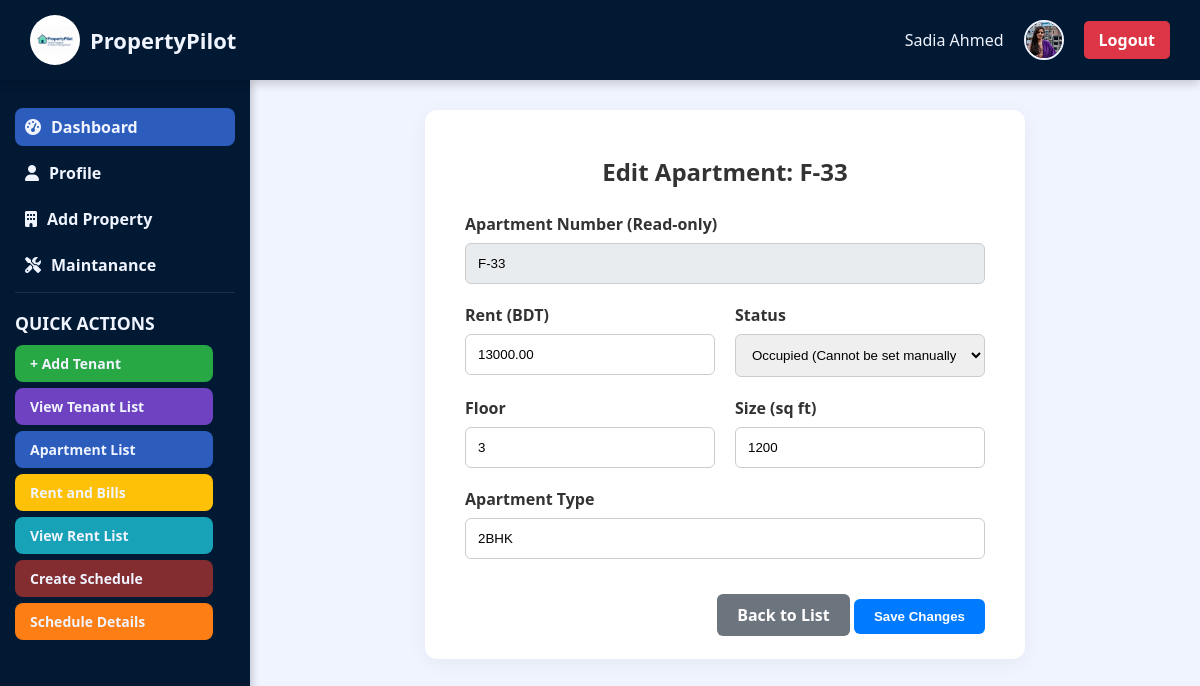
/editApartment.php?id=8 (signed in), run on the app's committed database.
### tables this page shows
CREATE TABLE `properties` (
  `property_id` int(11) NOT NULL,
  `landlord_id` int(11) NOT NULL,
  `apartment_no` varchar(50) NOT NULL,
  `apartment_rent` decimal(10,2) NOT NULL,
  `apartment_status` enum('Vacant','Occupied') NOT NULL,
  `floor_no` int(50) DEFAULT NULL,
  `apartment_type` varchar(70) DEFAULT NULL,
  `apartment_size` int(60) DEFAULT NULL
);

### editApartment.php (the view, shortened to what this page needs)
<?php
$landlord_id = $_SESSION['landlord_id'];
$fullName = $_SESSION['fullName'] ?? 'Landlord';
$profilePhoto = $_SESSION['profilePhoto'] ?? "default-avatar.png";
$host = "localhost";
$username = "root";
$password = "";
$database = "property";
$conn = new mysqli($host, $username, $password, $database);
$property_id = intval($_GET['id']);
$stmt = $conn->prepare("SELECT * FROM properties WHERE property_id = ? AND landlord_id = ?");
$stmt->bind_param("ii", $property_id, $landlord_id);
$stmt->execute();
$result = $stmt->get_result();
$apartment = $result->fetch_assoc();
?>
<!DOCTYPE html>
<html>
<head>
    <link rel="stylesheet" href="https://cdnjs.cloudflare.com/ajax/libs/font-awesome/6.4.0/css/all.min.css">
</head>
<body>
<header class="main-top-navbar">
    <div class="brand"><img src="image/logo.png" alt="Logo"/> PropertyPilot</div>
    <div class="top-right-user-info">
        <span><?php echo htmlspecialchars($fullName); ?></span>
        <img class="user-photo" src="<?php echo htmlspecialchars($profilePhoto); ?>" alt="Photo">
        <a href="logout.php" class="logout-btn">Logout</a>
    </div>
</header>
<div class="dashboard-content-wrapper">
    <nav class="vertical-sidebar">
        <div class="nav-links">
                <a href="landlord_dashboard.php" class="active"><i class="fas fa-tachometer-alt"></i> Dashboard</a>
                <a href="profile.php"><i class="fas fa-user"></i> Profile</a>
                <a href="propertyInfo.php"><i class="fas fa-building"></i> Add Property</a>
                 <a href="maintanance.php"><i class="fas fa-tools"></i> Maintanance</a>
            </div>
        <div class="action-buttons">
            <h3>Quick Actions</h3>
            <a href="add_tenant.php" class="action-link link-add-tenant">+ Add Tenant</a>
            <a href="tenant_List.php" class="action-link link-view-tenants">View Tenant List</a>
            <a href="apartmentList.php" class="action-link link-apartment-list active">Apartment List</a>
            <a href="RentAndBillForm.php" class="action-link link-rent-bills">Rent and Bills</a>
            <a href="Rent_list.php" class="action-link link-rent-list">View Rent List</a>
            <a href="Schedule_create.php" class="action-link link-schedule-create">Create Schedule</a>
            <a href="scheduleInfo.php" class="action-link link-schedule-details">Schedule Details</a>
        </div>
    </nav>
    <main>
        <div class="form-container">
            <h2>Edit Apartment: <?php echo htmlspecialchars($apartment['apartment_no']); ?></h2>
            <form method="POST" action="editApartment.php?id=<?php echo $property_id; ?>">
                <div class="form-field full-width">
                    <label for="apartment_no">Apartment Number (Read-only)</label>
                    <input type="text" id="apartment_no" name="apartment_no" value="<?php echo htmlspecialchars($apartment['apartment_no']); ?>" readonly>
                </div>
                <div class="form-field">
                    <label for="apartment_rent">Rent (BDT)</label>
                    <input type="number" step="0.01" id="apartment_rent" name="apartment_rent" value="<?php echo htmlspecialchars($apartment['apartment_rent']); ?>" required>
                </div>
                <div class="form-field">
                    <label for="apartment_status">Status</label>
                    <select id="apartment_status" name="apartment_status" required>
                        <option value="Occupied"
                            <?php if ($apartment['apartment_status'] === 'Occupied') echo 'selected'; ?>
                            <?php if ($apartment['apartment_status'] === 'Vacant') echo 'disabled style="color: #999;"'; ?>>
                            Occupied (Cannot be set manually)
                        </option>
                    </select>
                </div>
                <div class="form-field">
                    <label for="floor_no">Floor</label>
                    <input type="number" id="floor_no" name="floor_no" value="<?php echo htmlspecialchars($apartment['floor_no']); ?>">
                </div>
                <div class="form-field">
                    <label for="apartment_size">Size (sq ft)</label>
                    <input type="number" id="apartment_size" name="apartment_size" value="<?php echo htmlspecialchars($apartment['apartment_size']); ?>">
                </div>
                <div class="form-field full-width">
                    <label for="apartment_type">Apartment Type</label>
                    <input type="text" id="apartment_type" name="apartment_type" value="<?php echo htmlspecialchars($apartment['apartment_type']); ?>">
                </div>
                <div class="form-buttons full-width">
                    <a href="apartmentList.php" class="btn btn-back">Back to List</a>
                    <button type="submit" class="btn btn-save">Save Changes</button>
                </div>
            </form>
        </div>
    </main>
</div>
</body>
</html>

### data on the page
properties: apartment_no "F-33", apartment_rent "13000.00", apartment_status "Occupied (Cannot be set manually)", floor_no "3", apartment_size "1200", apartment_type "2BHK"

### other printed values
$fullName "Sadia Ahmed"
